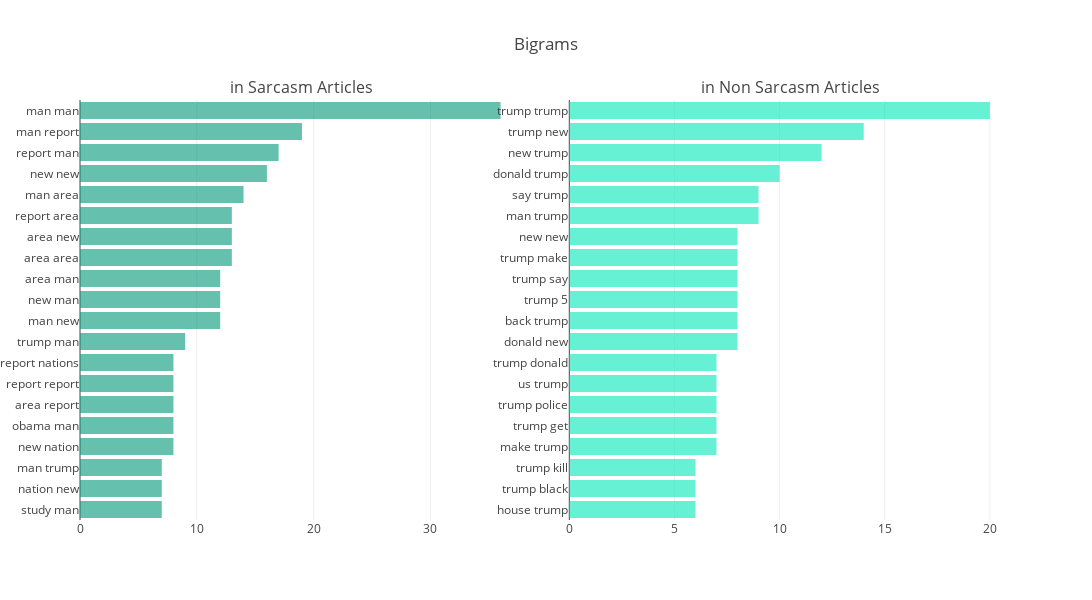

Notebook code for this chart:
### Code cell
temp = bigram_df.sort_values(by = 'bigram_freq')[-20:]
trace1 = go.Bar(y = temp['bigram_names'] , x = temp['bigram_freq'], orientation= 'h', marker = dict(color = '#00e6b8')
                , showlegend = False, opacity = 0.6)
fig.append_trace(trace1, 1, 2)
fig['layout'].update( height=600, width=1100, title = 'Bigrams', yaxis = dict(nticks = 20))
pyo.offline.iplot(fig)

### Figure 1 — Plotly figure (JSON) as saved in the notebook; plotly's stock layout.template omitted (floating-point values rounded to 4 significant figures)
{"data": [{"marker": {"color": "#00997a"}, "opacity": 0.6, "orientation": "h", "showlegend": false, "type": "bar", "uid": "af91bb9e-b523-46cf-bdc3-5b236b1a1ea0", "x": [7, 7, 7, 8, 8, 8, 8, 8, 9, 12, 12, 12, 13, 13, 13, 14, 16, 17, 19, 36], "xaxis": "x", "y": ["study man", "nation new", "man trump", "new nation", "obama man", "area report", "report report", "report nations", "trump man", "man new", "new man", "area man", "area area", "area new", "report area", "man area", "new new", "report man", "man report", "man man"], "yaxis": "y"}, {"marker": {"color": "#00e6b8"}, "opacity": 0.6, "orientation": "h", "showlegend": false, "type": "bar", "uid": "809c18c1-1243-486c-bf55-3a65139b4ee3", "x": [6, 6, 6, 7, 7, 7, 7, 7, 8, 8, 8, 8, 8, 8, 9, 9, 10, 12, 14, 20], "xaxis": "x2", "y": ["house trump", "trump black", "trump kill", "make trump", "trump get", "trump police", "us trump", "trump donald", "donald new", "back trump", "trump 5", "trump say", "trump make", "new new", "man trump", "say trump", "donald trump", "new trump", "trump new", "trump trump"], "yaxis": "y2"}], "layout": {"annotations": [{"font": {"size": 16}, "showarrow": false, "text": "in Sarcasm Articles", "x": 0.2375, "xanchor": "center", "xref": "paper", "y": 1, "yanchor": "bottom", "yref": "paper"}, {"font": {"size": 16}, "showarrow": false, "text": "in Non Sarcasm Articles", "x": 0.7625, "xanchor": "center", "xref": "paper", "y": 1, "yanchor": "bottom", "yref": "paper"}], "height": 600, "title": {"text": "Bigrams"}, "width": 1100, "xaxis": {"anchor": "y", "domain": [0, 0.475]}, "xaxis2": {"anchor": "y2", "domain": [0.525, 1]}, "yaxis": {"anchor": "x", "domain": [0, 1], "nticks": 20}, "yaxis2": {"anchor": "x2", "domain": [0, 1]}}}
